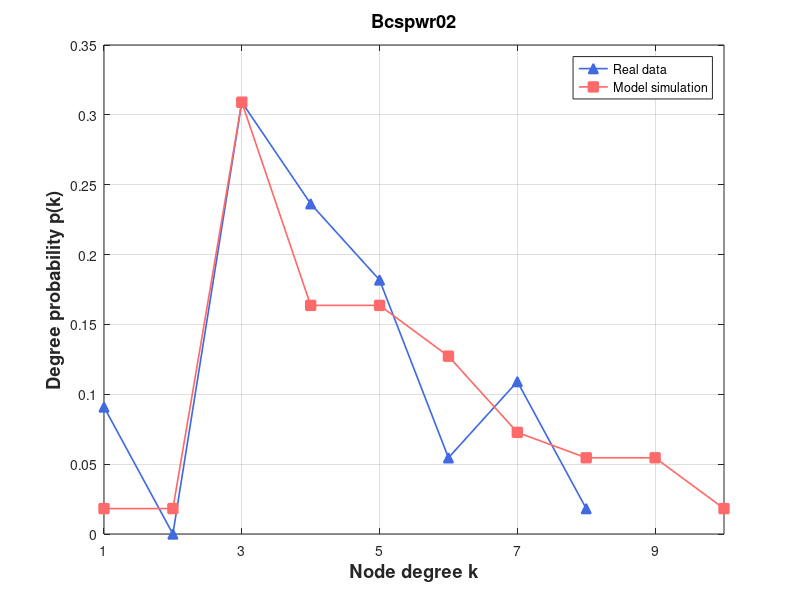

Reproduce this figure in MATLAB.
% Create some data
% 定义度数直方图

degree_hist1 = [0, 5, 0, 17, 13, 10, 3, 6, 1];
degree_hist2 = [0, 1, 1, 17, 9, 9, 7, 4, 3, 3, 1];

% 将度数直方图转换为浮点型数组
 [0, 105, 92, 79, 51, 47, 24, 14, 6, 5, 2, 3, 4, 2, 1, 1, 1, 1, 2]
degree_hist1 = double(degree_hist1);
degree_hist2 = double(degree_hist2);

degree1 = degree_hist1(2:end);
degree2 = degree_hist2(2:end);
% 计算度数概率
degree_prob1 = degree1 / sum(degree1);
degree_prob2 = degree2 / sum(degree2);

figure

set(gca, 'FontSize', 12);

  
plot(1:length(degree_prob1), degree_prob1, '^-','Color',[65/256,105/256,225/256],'LineWidth',1.2,'Markersize',7,'MarkerFaceColor',[65/256,105/256,225/256])

hold on
%plot(eb, predictionData,'ro-','LineWidth',1.2,'Markersize',7,'MarkerFaceColor','r')
%plot(eb, predictionData, 's-','Color',[171/256,130/256,255/256],'LineWidth',1.2,'Markersize',7,'MarkerFaceColor',[171/256,130/256,255/256]) 
%plot(eb, epsilon7, 's-','Color',[0/256,206/256,209/256],'LineWidth',1.2,'Markersize',7,'MarkerFaceColor',[0/256,206/256,209/256])

%plot(eb, size700, 's-','Color',[171/256,130/256,255/256],'LineWidth',1.2,'Markersize',7,'MarkerFaceColor',[171/256,130/256,255/256]) %Purple
plot(1:length(degree_prob2), degree_prob2, 's-','Color',[255/256,106/256,106/256],'LineWidth',1.2,'Markersize',7,'MarkerFaceColor',[255/256,106/256,106/256])



% Turn on the grid
grid on

% Add title and axis labels
%title('Performance of Baseband QPSK')
xlabel('Node degree k','FontSize',13.2,'FontWeight','bold')
ylabel('Degree probability p(k)','FontSize',13.2,'FontWeight','bold')
legend('Real data', 'Model simulation')
% title('Wikibooks (Initial)', 'FontSize', 13.2, 'FontWeight', 'bold')
title('Bcspwr02', 'FontSize', 13.2, 'FontWeight', 'bold')
% axis([0.03 1.02 0 0.35])
%set(gca,'xtick',[xmin:step:xmax])
% set(gca,'xtick',[1:1000:11000])
set(gca,'xtick', 1:2:max(length(degree_prob1),length(degree_prob2)))
% set(gca,'xticklabels',{'0','0.16','0.32','0.48','0.64','0.80'});
%set(gca,'ytick',[0:0.05:0.35])
xlim([1 max(length(degree_prob1),length(degree_prob2))])
%set(gca,'xscale','log')
